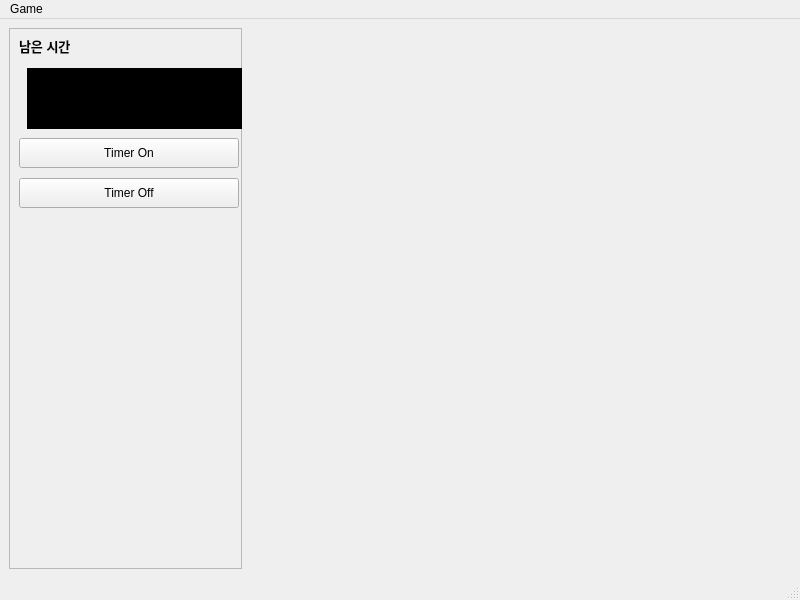
<?xml version="1.0" encoding="UTF-8"?>
<ui version="4.0">
 <class>GomokyuWindow</class>
 <widget class="QMainWindow" name="GomokyuWindow">
  <property name="geometry">
   <rect>
    <x>0</x>
    <y>0</y>
    <width>800</width>
    <height>600</height>
   </rect>
  </property>
  <property name="baseSize">
   <size>
    <width>1000</width>
    <height>960</height>
   </size>
  </property>
  <property name="windowTitle">
   <string>GomokyuWindow</string>
  </property>
  <widget class="QWidget" name="centralwidget">
   <property name="baseSize">
    <size>
     <width>1000</width>
     <height>960</height>
    </size>
   </property>
   <layout class="QHBoxLayout" name="horizontalLayout" stretch="3,7">
    <item>
     <widget class="QFrame" name="frmTool">
      <property name="sizePolicy">
       <sizepolicy hsizetype="Expanding" vsizetype="Expanding">
        <horstretch>0</horstretch>
        <verstretch>0</verstretch>
       </sizepolicy>
      </property>
      <property name="frameShape">
       <enum>QFrame::Shape::StyledPanel</enum>
      </property>
      <property name="frameShadow">
       <enum>QFrame::Shadow::Raised</enum>
      </property>
      <widget class="QLabel" name="label">
       <property name="geometry">
        <rect>
         <x>10</x>
         <y>10</y>
         <width>151</width>
         <height>16</height>
        </rect>
       </property>
       <property name="font">
        <font>
         <pointsize>10</pointsize>
         <bold>true</bold>
        </font>
       </property>
       <property name="text">
        <string>남은 시간</string>
       </property>
      </widget>
      <widget class="QFrame" name="frame">
       <property name="geometry">
        <rect>
         <x>18</x>
         <y>40</y>
         <width>221</width>
         <height>61</height>
        </rect>
       </property>
       <property name="styleSheet">
        <string notr="true">background-color: rgb(0, 0, 0);</string>
       </property>
       <property name="frameShape">
        <enum>QFrame::Shape::StyledPanel</enum>
       </property>
       <property name="frameShadow">
        <enum>QFrame::Shadow::Raised</enum>
       </property>
       <widget class="QLabel" name="lblTmTen">
        <property name="geometry">
         <rect>
          <x>160</x>
          <y>10</y>
          <width>21</width>
          <height>41</height>
         </rect>
        </property>
        <property name="text">
         <string/>
        </property>
        <property name="pixmap">
         <pixmap>:/images/images/no_0.png</pixmap>
        </property>
        <property name="scaledContents">
         <bool>true</bool>
        </property>
       </widget>
       <widget class="QLabel" name="lblTmOne">
        <property name="geometry">
         <rect>
          <x>190</x>
          <y>10</y>
          <width>22</width>
          <height>40</height>
         </rect>
        </property>
        <property name="text">
         <string/>
        </property>
        <property name="pixmap">
         <pixmap>:/images/images/no_0.png</pixmap>
        </property>
        <property name="scaledContents">
         <bool>true</bool>
        </property>
       </widget>
       <widget class="QLabel" name="lblTmHundred">
        <property name="geometry">
         <rect>
          <x>130</x>
          <y>10</y>
          <width>21</width>
          <height>41</height>
         </rect>
        </property>
        <property name="text">
         <string/>
        </property>
        <property name="pixmap">
         <pixmap>:/images/images/no_0.png</pixmap>
        </property>
        <property name="scaledContents">
         <bool>true</bool>
        </property>
       </widget>
      </widget>
      <widget class="QPushButton" name="timerOn">
       <property name="geometry">
        <rect>
         <x>10</x>
         <y>110</y>
         <width>220</width>
         <height>30</height>
        </rect>
       </property>
       <property name="text">
        <string>Timer On</string>
       </property>
      </widget>
      <widget class="QPushButton" name="timerOff">
       <property name="geometry">
        <rect>
         <x>10</x>
         <y>150</y>
         <width>220</width>
         <height>30</height>
        </rect>
       </property>
       <property name="text">
        <string>Timer Off</string>
       </property>
      </widget>
     </widget>
    </item>
    <item>
     <widget class="BoardFrame" name="frmBoard">
      <property name="sizePolicy">
       <sizepolicy hsizetype="Expanding" vsizetype="Expanding">
        <horstretch>0</horstretch>
        <verstretch>0</verstretch>
       </sizepolicy>
      </property>
      <property name="baseSize">
       <size>
        <width>600</width>
        <height>600</height>
       </size>
      </property>
      <property name="autoFillBackground">
       <bool>false</bool>
      </property>
      <property name="styleSheet">
       <string notr="true">background-image: url(:/images/board.png);
background-color: rgba(255, 255, 255, 0);</string>
      </property>
      <property name="frameShape">
       <enum>QFrame::Shape::StyledPanel</enum>
      </property>
      <property name="frameShadow">
       <enum>QFrame::Shadow::Raised</enum>
      </property>
     </widget>
    </item>
   </layout>
  </widget>
  <widget class="QMenuBar" name="menubar">
   <property name="geometry">
    <rect>
     <x>0</x>
     <y>0</y>
     <width>800</width>
     <height>17</height>
    </rect>
   </property>
   <widget class="QMenu" name="menuGame">
    <property name="title">
     <string>Game</string>
    </property>
    <addaction name="actionNew_Game"/>
    <addaction name="actionSetting"/>
    <addaction name="actionE_xit"/>
   </widget>
   <addaction name="menuGame"/>
  </widget>
  <widget class="QStatusBar" name="statusbar"/>
  <action name="actionNew_Game">
   <property name="text">
    <string>&amp;New Game</string>
   </property>
  </action>
  <action name="actionSetting">
   <property name="text">
    <string>&amp;Setting</string>
   </property>
  </action>
  <action name="actionE_xit">
   <property name="text">
    <string>E&amp;xit</string>
   </property>
  </action>
 </widget>
 <customwidgets>
  <customwidget>
   <class>BoardFrame</class>
   <extends>QFrame</extends>
   <header location="global">boardframe.h</header>
   <container>1</container>
  </customwidget>
 </customwidgets>
 <resources/>
 <connections/>
</ui>
